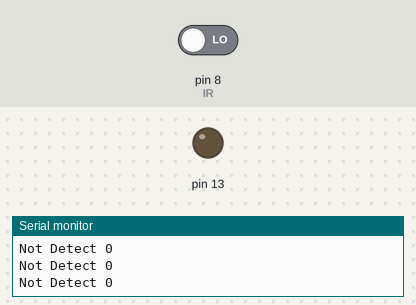
Recording of a sketch running on a simulated Arduino Uno, built with avr-gcc and run on an emulated ATmega328P. On the bench: output pins drawn as LEDs (lit = HIGH), the last lines printed to the serial monitor. Inputs (shaded band) come from the test bench; at power-on: pin 8 (IR) LOW.

Above: at 1.2 s.
1.3 s: pin 8 (IR) driven HIGH
At 2.0 s:
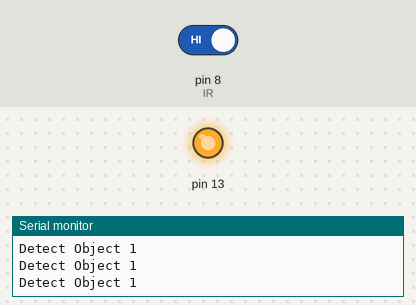
2.8 s: pin 8 (IR) driven LOW
At 3.3 s:
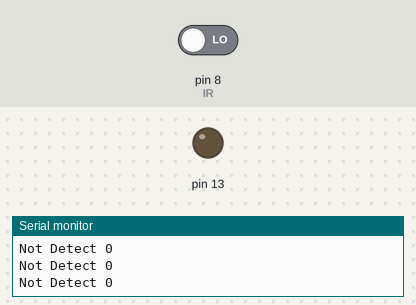
Timing chart, 0 to 5.8 s (numbered marks = the images above; inputs shaded):
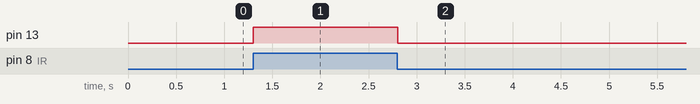

Measured:
- after the input at 1.3 s, pin 13: LOW → HIGH at once
- after the input at 2.8 s, pin 13: HIGH → LOW at once

The sketch:

IR_Sensor.ino
```cpp
int val;
void setup() {
  pinMode(13, OUTPUT);
  pinMode(8, INPUT);
  Serial.begin(9600);
}

void loop() {
  val = digitalRead(8);//อ่านค่าสัญญาณ digital ขา8 ที่ต่อกับ เซ็นเซอร์ตรวจจับวัตถุ IR Infrared
    Serial.println(val);
  if (val == 1) { // ค่า เป็น 0 แสดงว่าตรวจพบวัตถุ
    digitalWrite(13, 1); // เปิดไฟ LED
    Serial.print("Detect Object ");
  }
  else {
    digitalWrite(13, 0); // ปิดไฟ LED
    Serial.print("Not Detect ");
  }
  delay(100);
}
```
